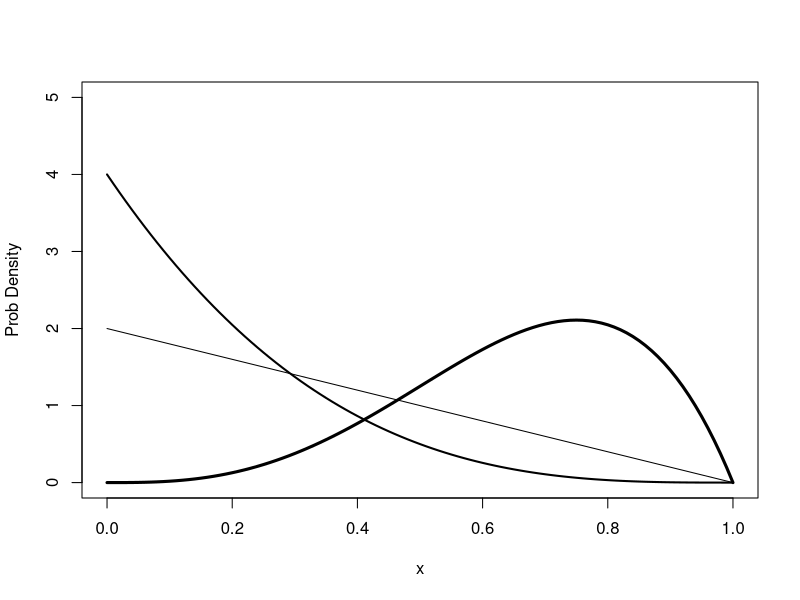
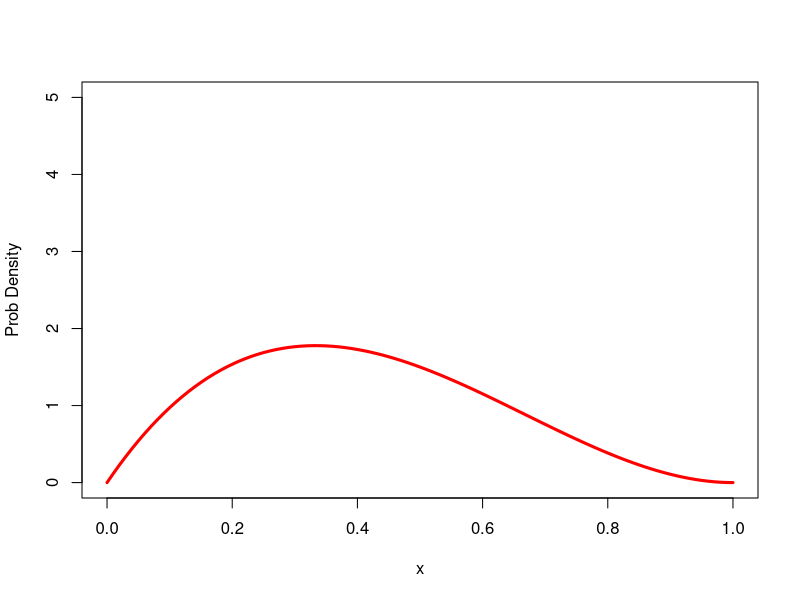
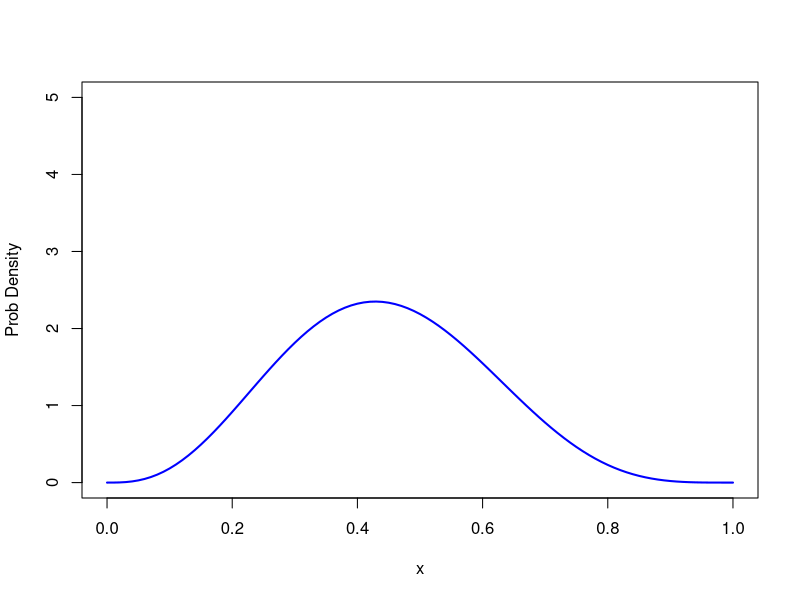

Here is the R script that generated these plots, in order:
## ---- chunk 1
x <- seq(0,1,length=101)
plot(1:2, ylim= c(0,5), xlim= c(0,1), xlab= "x", ylab= "Prob Density", type= "n")
lines(x,dbeta(x, 1, 2), lwd=1)
lines(x,dbeta(x, 1, 4), lwd=2)
lines(x,dbeta(x, 4, 2), lwd=3)
## ---- chunk 2
drawBeta <- function(a,b,...){
x <- seq(0,1,length=101)
plot(1:2, ylim= c(0,5), xlim= c(0,1), xlab= "x", ylab= "Prob Density", type= "n")
lines(x,dbeta(x, a, b), ...)
}
## ---- chunk 3
# drawBeta test
drawBeta(2,3,lwd=3,col="red")
drawBeta(4,5,lwd=2,col="blue")
